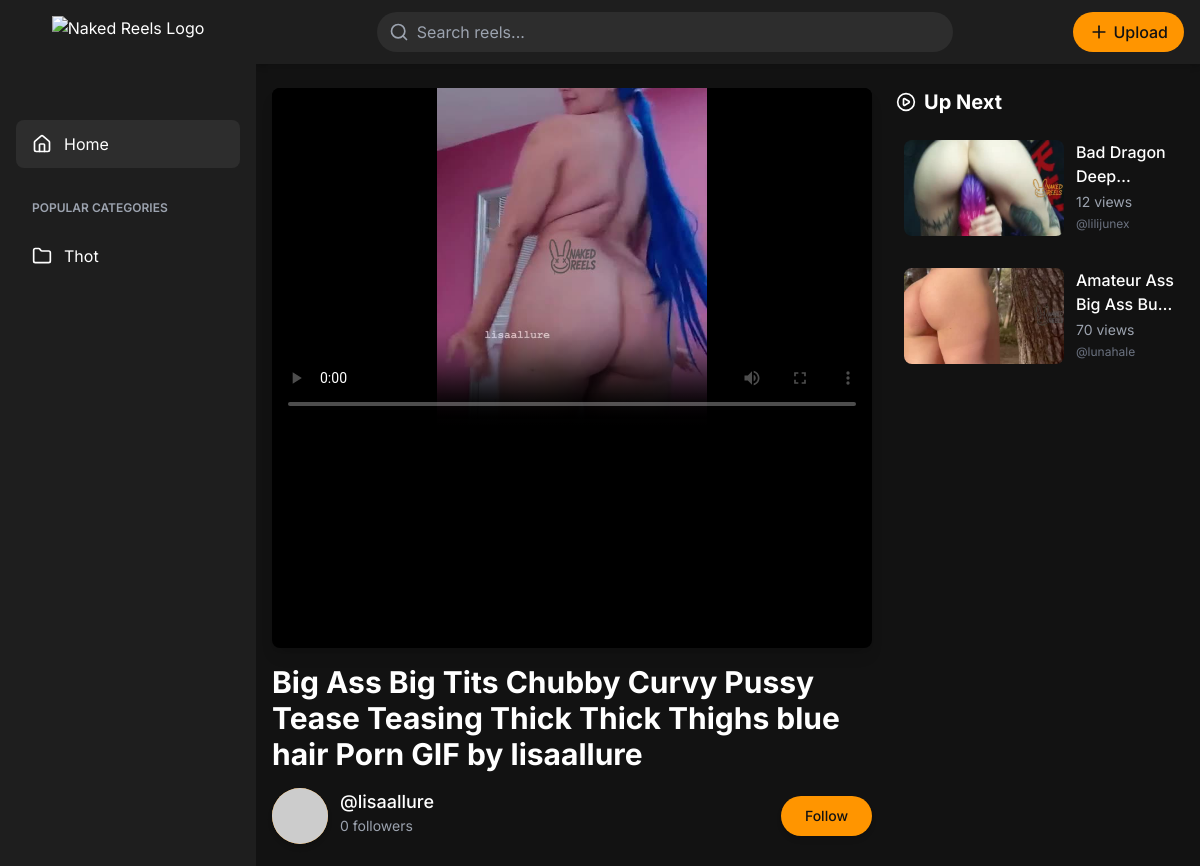
The app's page /video/big-ass-big-tits-chubby-curvy-pussy-tease-teasing-thick-thick-thighs-blue-hair-porn-gif-by-lisaallure (upper part), older data.
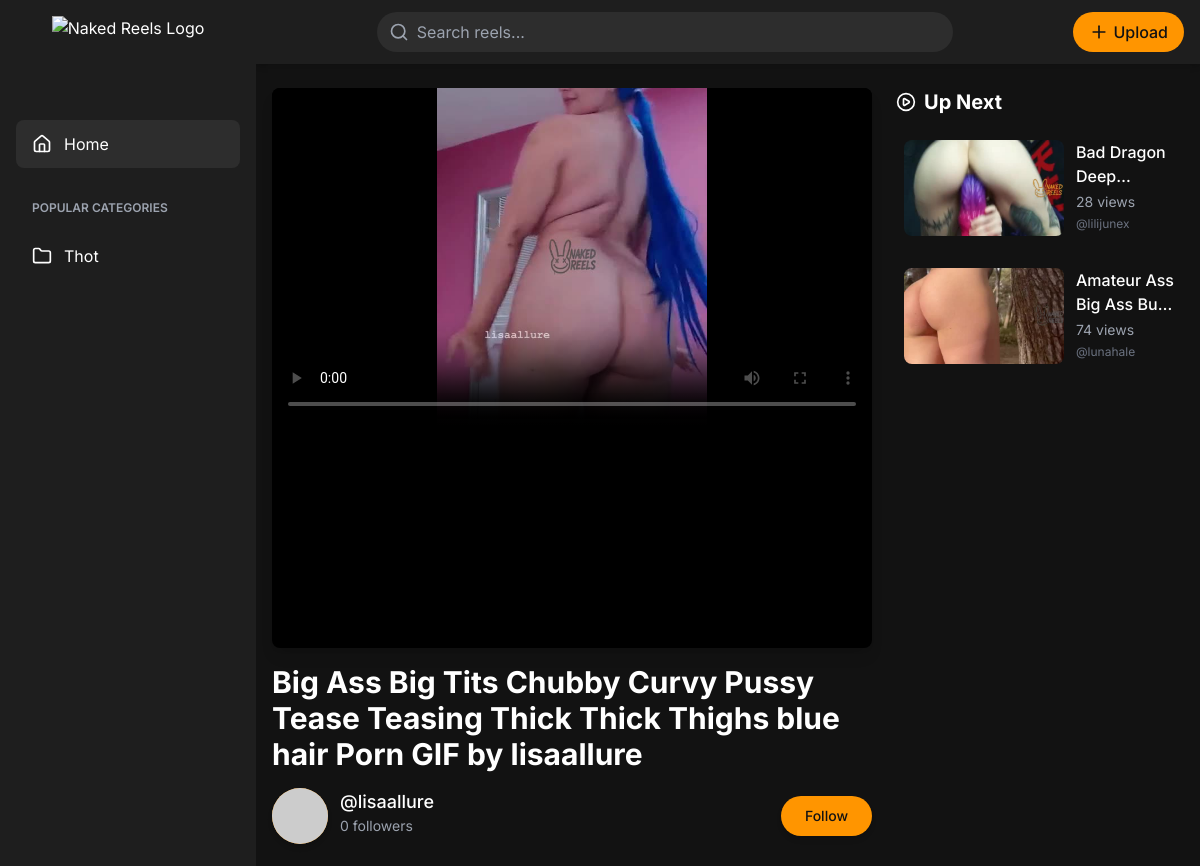
The same page, newer data.
### base/models.py (models this page shows, shortened)
class BaseModel(models.Model):
    id = models.UUIDField(primary_key=True, default=uuid.uuid4, editable=False)
    created_at = models.DateTimeField(auto_now_add=True)
    updated_at = models.DateTimeField(auto_now=True)
    class Meta:
        abstract = True

class Video(BaseModel):
    profile = models.ForeignKey(Profile, on_delete=models.CASCADE, related_name='videos')
    title = models.CharField(max_length=255)
    slug = models.SlugField(unique=True, blank=True)
    description = models.TextField(blank=True)
    video_file = models.FileField(upload_to='videos/')
    thumbnail = models.FileField(upload_to='thumbnails/', blank=True, null=True)
    category = models.ForeignKey(Category, on_delete=models.SET_NULL, null=True, blank=True)
    tags = models.ManyToManyField(Tag, blank=True, null=True)
    views = models.PositiveIntegerField(default=0)
    likes = models.PositiveIntegerField(default=0)
    def save(self, *args, **kwargs):
        if not self.slug:
            base_slug = slugify(self.title)
            unique_id = str(uuid.uuid4())[:8]
            self.slug = f"{base_slug}-{unique_id}"
        super().save(*args, **kwargs)

class Profile(BaseModel):
    user = models.OneToOneField(User, on_delete=models.CASCADE)
    bio = models.TextField(blank=True)
    avatar = models.FileField(upload_to='avatars/', blank=True)
    follow_count = models.PositiveIntegerField(default=0)

### base/views.py (the view)
# urls.py: path('video/<str:slug>', video_get, name='video_detail'),
def video_get(request, slug):
    video = get_object_or_404(Video, slug=slug)
    comments = video.comments.all().order_by('-created_at')
    up_next_videos = Video.objects.exclude(id=video.id).order_by('?')[:10]
    video.views += 1
    video.save()
    liked_videos = request.session.get('liked_videos', [])
    followed_profiles = request.session.get('followed_profiles', [])
    has_followed = str(video.profile.id) in followed_profiles
    context = {
        'video': video,
        'comments': comments,
        'up_next_videos': up_next_videos,
        'liked_videos': liked_videos,
        'has_followed': has_followed,
    }
    return render(request, 'video.html', context)

### base/context_processors.py (called while the page is built)
def trending_searches(request):
    return {
        'trending_searches': get_trending_searches_cached()
    }

def categories_processor(request):
    categories = Category.objects.all()
    return {'categories': categories}

### base/utils.py (called while the page is built)
def get_trending_searches_cached(hours=24, limit=6, cache_key='trending_searches', timeout=300):
    trending = cache.get(cache_key)
    if trending is not None:
        return trending
    time_threshold = timezone.now() - timedelta(hours=hours)
    trending = (
        SearchQuery.objects.filter(searched_at__gte=time_threshold)
        .values('query')
        .annotate(search_count=Count('id'))
        .order_by('-search_count')[:limit]
    )
    cache.set(cache_key, list(trending), timeout)
    return trending

### templates/video.html (shortened to what this page needs)
{% extends 'base.html' %}
{% block head %}
<link rel="stylesheet" href="https://cdn.plyr.io/3.7.8/plyr.css" />
{% endblock %}
{% block body %}
<div class="container mx-auto px-4 py-6 max-w-7xl">
  <div class="grid grid-cols-1 lg:grid-cols-3 gap-6">
    <div class="lg:col-span-2">
      <div class="video-wrapper w-full rounded-lg overflow-hidden shadow-lg">
        <video
          preload="metadata"
          id="player"
          playsinline
          controls
          poster="{{ video.thumbnail.url }}"
          class="w-full aspect-video object-cover"
        >
          <source src="{{ video.video_file.url }}" type="video/mp4" />
        </video>
      </div>
      <div class="mt-4">
        <h1 class="text-xl md:text-3xl font-bold">{{ video.title }}</h1>
        <div class="flex items-center justify-between mt-4 gap-4">
          <div class="flex items-center">
            <a class="flex" href="/onlyfans-model/{{video.profile.user.username}}">
            <div class="w-14 h-14 rounded-full bg-primary flex items-center justify-center shadow-md">
              {% if video.profile.avatar %}
              <img src="{{video.profile.avatar.url}}" alt="{{video.profile.user.username}}" class="rounded-full  h-full object-cover">
              {% else %}
              <img loading="lazy" src="https://api.dicebear.com/9.x/thumbs/svg?seed={{video.profile.user.username}}"
                alt="{{video.profile.user.username}}" class="w-full h-full object-cover rounded-full">
              {% endif %}
            </div>
            <div class="ml-3">
              <p class="font-medium text-lg">@{{ video.profile.user.username }}</p>
              <p class="text-sm text-gray-400">{{ video.profile.follow_count }} followers</p>
            </div>
          </a>
          </div>
          <button onclick="followUser('{{video.profile.id}}')" class="px-6 py-2.5 folw bg-primary text-dark rounded-full text-sm font-medium hover:bg-secondary transition-colors shadow-md transform hover:scale-105 transition-transform duration-200 w-fit">
              {% if has_followed %}Unfollow{% else %}Follow{% endif %}
          </button>
        </div>
      </div>
    </div>
    <div class="lg:col-span-1">
      <div class="up-next-videos sticky top-6">
        <h3 class="text-xl font-bold flex items-center gap-2 mb-4">
          <i data-lucide="play-circle" class="w-5 h-5"></i> Up Next
        </h3>
        <div class="grid grid-cols-1 gap-4">
          {% for up_video in up_next_videos %}
          <div class="video-item group hover:bg-dark-lighter p-2 rounded-lg transition-colors">
            <a href="/video/{{up_video.slug}}" class="flex gap-3">
              <div class="w-40 h-24 rounded-lg overflow-hidden flex-shrink-0 relative">
                <img
                  src="{{ up_video.thumbnail.url }}"
                  alt="{{ up_video.title }}"
                  class="w-full h-full object-cover"
                >
              </div>
              <div class="flex-1">
                <p class="font-medium line-clamp-2 group-hover:text-primary transition-colors">{{ up_video.title }}</p>
                <p class="text-sm text-gray-400 mt-1">{{ up_video.views }} views</p>
                <p class="text-xs text-gray-500 mt-1">@{{ up_video.profile.user.username }}</p>
              </div>
            </a>
          </div>
          {% endfor %}
        </div>
      </div>
    </div>
  </div>
</div>
{% endblock %}

Row changes from the older to the newer data that the page shows:
changed Video "Bad Dragon…": views "12" → "28"
changed Video "Amateur Ass Big Ass…": views "70" → "74"
